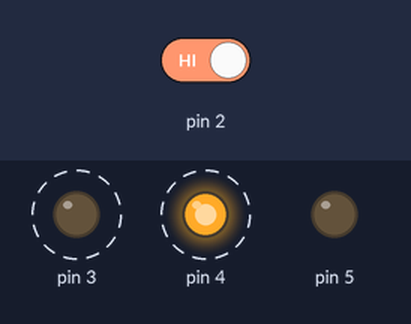
The sketch below on a simulated Arduino Uno, built with avr-gcc and run on an emulated ATmega328P. Shown: output pins drawn as LEDs (lit = HIGH). Dashed ring = blinking. The test bench sets the inputs (shaded band); at power-on: pin 2 HIGH.

Above: at 1.8 s.
1.9 s: pin 2 driven LOW
At 2.3 s:
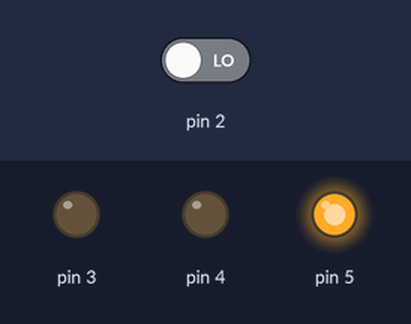
3.5 s: pin 2 driven HIGH
At 3.62 s:
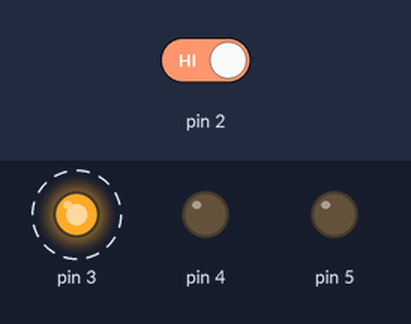
Timing chart, 0 to 12.5 s (numbered marks = the images above; inputs shaded):
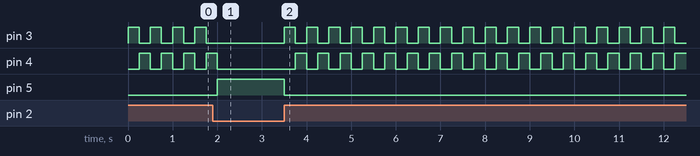

The sketch:

Green5.ino
```cpp
int x = 0;
void setup() {
  // put your setup code here, to run once:
  pinMode(3, OUTPUT);
  pinMode(4, OUTPUT);
  pinMode(5, OUTPUT);
  pinMode(2, INPUT);

}

void loop() {
  // put your main code here, to run repeatedly:
  x = digitalRead(2);
  if (x == 0) {
    digitalWrite (3, 0);
    digitalWrite (4, 0);
    digitalWrite (5, 1);
  }

  else {
    digitalWrite (3, 1);
    digitalWrite (4, 0);
    digitalWrite (5, 0);

    delay(250);
    digitalWrite (4, 1);
    digitalWrite (3, 0);
    delay(250);

  }

}
```

Measured:
- after the input at 1.9 s, pin 3: stops changing and stays LOW; pin 4: goes on until 2.0 s, then stays LOW; pin 5: LOW → HIGH after 0.10 s
- after the input at 3.5 s, pin 3: alternates HIGH for 0.25 s and LOW for 0.25 s, starting at once; pin 4: alternates HIGH for 0.25 s and LOW for 0.25 s, starting after 0.25 s; pin 5: HIGH → LOW at once
- by itself, pin 3, pin 4: alternates HIGH for 0.25 s and LOW for 0.25 s
